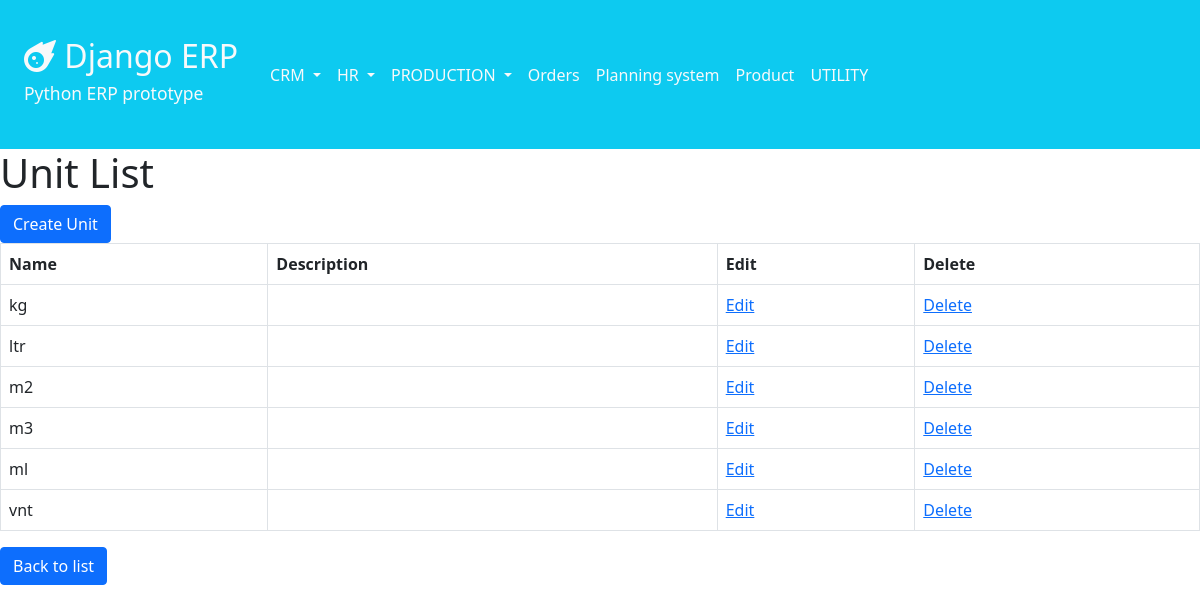
/utility/units/, run on the app's committed database.
### utility/models.py (models this page shows, shortened)
class Unit(models.Model):
    unit = models.CharField(max_length=20, blank=True, null=True)
    description = models.TextField(blank=True, null=True)
    class Meta:
        ordering = ['unit']

### utility/views.py (the view)
# urls.py: path('units/', views.unit_list, name='unit_list'),
def unit_list(request):
    units = Unit.objects.all()
    return render(request, 'utility/unit/unit_list.html', {'units': units})

### utility/templates/utility/unit/unit_list.html
{% extends 'navbar.html' %}
{% block content %}
    <h1>Unit List</h1>
    <a href="{% url 'utility:create_unit' %}" class="btn btn-primary">Create Unit</a>
    <table class="table table-bordered">
        <thead>
        <tr>
            <th>Name</th>
            <th>Description</th>
            <th>Edit</th>
            <th>Delete</th>
        </tr>
        </thead>
        <tbody>
        {% for unit in units %}
            <tr>
                <td>{{ unit.unit }}</td>
                <td>{{ unit.description }}</td>
                <td><a href="{% url 'utility:update_unit' unit.pk %}">Edit</a></td>
                <td><a href="{% url 'utility:delete_unit' unit.pk %}">Delete</a></td>
            </tr>
        {% endfor %}
        </tbody>
    </table>
        <a href="{% url 'utility:utility' %}" class="btn btn-primary">Back to list</a>
{% endblock %}

### data on the page
Unit: unit "kg"
Unit: unit "ltr"
Unit: unit "m2"
Unit: unit "m3"
Unit: unit "ml"
Unit: unit "vnt"
